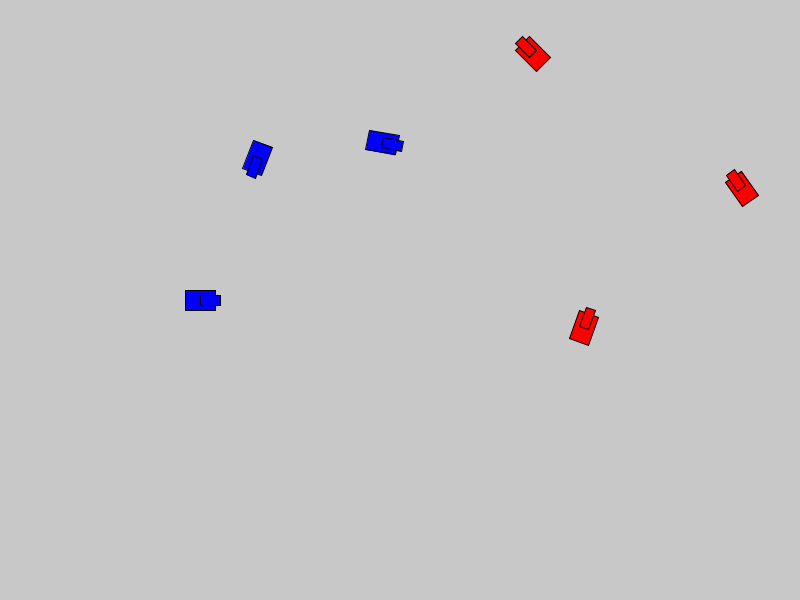
Frame 1 (no input)
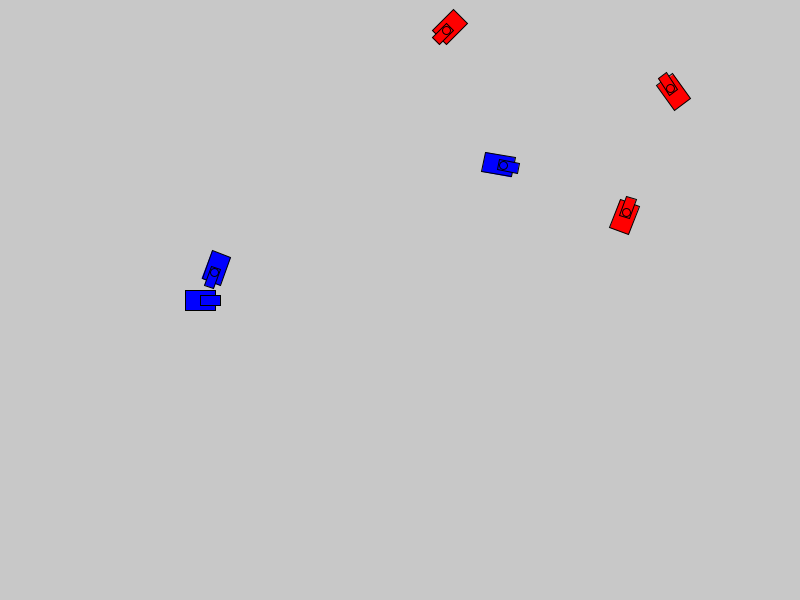
Frame 60 (the mouse pressed at the canvas centre just before this capture)
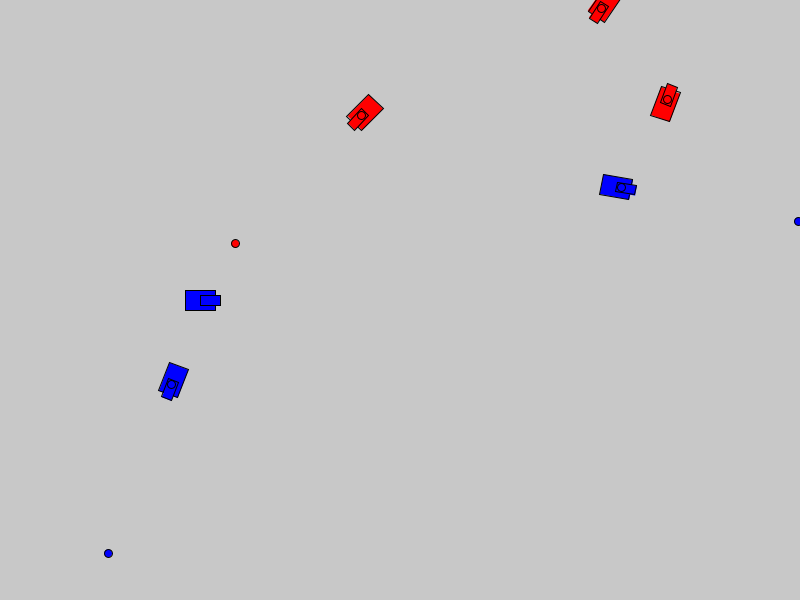
Frame 120 (the mouse held since frame 60 and released just before this capture)

The Processing sketch that drew these frames (run headless with seeded random() and noise(); from frame 60 on, the mouse is pressed at the canvas centre):

// Processing sketch: Game_Perang_Tank
// ── Game_Perang_Tank.pde
ArrayList<Tank> blueTanks;
ArrayList<Tank> redTanks;
ArrayList<Bullet> bullets;
boolean gameOver;
String winner;
PlayerTank playerTank;

void setup() {
  size(800, 600);
  blueTanks = new ArrayList<Tank>();
  redTanks = new ArrayList<Tank>();
  bullets = new ArrayList<Bullet>();
  
  // Inisialisasi tank pemain (biru)
  playerTank = new PlayerTank(width/4, height/2, color(0, 0, 255));
  blueTanks.add(playerTank);
  
  // Inisialisasi tank biru tambahan
  for (int i = 0; i < 2; i++) {
    blueTanks.add(new Tank(random(width/2), random(height), color(0, 0, 255), true));
  }
  
  // Inisialisasi tank merah
  for (int i = 0; i < 3; i++) {
    redTanks.add(new Tank(random(width/2, width), random(height), color(255, 0, 0), false));
  }
  
  gameOver = false;
  winner = "";
}

void draw() {
  background(200);
  
  if (!gameOver) {
    // Update dan tampilkan tank biru
    for (Tank tank : blueTanks) {
      tank.update();
      tank.display();
      if (frameCount % 60 == 0 && tank != playerTank) tank.shoot(); // Tank AI menembak setiap detik
    }
    
    // Update dan tampilkan tank merah
    for (Tank tank : redTanks) {
      tank.update();
      tank.display();
      if (frameCount % 60 == 0) tank.shoot(); // Tembak setiap detik
    }
    
    // Update dan tampilkan peluru
    for (int i = bullets.size() - 1; i >= 0; i--) {
      Bullet bullet = bullets.get(i);
      bullet.update();
      bullet.display();
      
      // Cek tumbukan peluru dengan tank
      if (bullet.isBlue) {
        for (int j = redTanks.size() - 1; j >= 0; j--) {
          if (bullet.hits(redTanks.get(j))) {
            redTanks.remove(j);
            bullets.remove(i);
            break;
          }
        }
      } else {
        for (int j = blueTanks.size() - 1; j >= 0; j--) {
          if (bullet.hits(blueTanks.get(j))) {
            blueTanks.remove(j);
            bullets.remove(i);
            break;
          }
        }
      }
      
      // Hapus peluru jika keluar layar
      if (bullet.isOffscreen()) {
        bullets.remove(i);
      }
    }
    
    // Cek kondisi kemenangan
    if (blueTanks.size() == 0) {
      gameOver = true;
      winner = "Red";
    } else if (redTanks.size() == 0) {
      gameOver = true;
      winner = "Blue";
    }
  } else {
    // Tampilkan layar game over
    textAlign(CENTER, CENTER);
    textSize(32);
    fill(0);
    text(winner + " team wins!\nClick to restart", width/2, height/2);
  }
}

void keyPressed() {
  playerTank.setMove(keyCode, true);
  if (key == ' ') playerTank.shoot();
}

void keyReleased() {
  playerTank.setMove(keyCode, false);
}

void mousePressed() {
  if (gameOver) {
    setup(); // Restart game
  }
}

class Tank {
  PVector pos, vel;
  color c;
  boolean isBlue;
  
  Tank(float x, float y, color c, boolean isBlue) {
    pos = new PVector(x, y);
    vel = PVector.random2D().mult(2);
    this.c = c;
    this.isBlue = isBlue;
  }
  
  void update() {
    pos.add(vel);
    
    // Pantul di tepi layar
    if (pos.x < 0 || pos.x > width) vel.x *= -1;
    if (pos.y < 0 || pos.y > height) vel.y *= -1;
  }
  
  void display() {
    pushMatrix();
    translate(pos.x, pos.y);
    rotate(vel.heading());
    fill(c);
    rect(-15, -10, 30, 20);
    rect(0, -5, 20, 10);
    popMatrix();
  }
  
  void shoot() {
    bullets.add(new Bullet(pos.x, pos.y, vel.heading(), isBlue));
  }
}

class PlayerTank extends Tank {
  boolean isUp, isDown, isLeft, isRight;
  
  PlayerTank(float x, float y, color c) {
    super(x, y, c, true);
  }
  
  void setMove(int k, boolean b) {
    switch (k) {
      case UP:
        isUp = b;
        break;
      case DOWN:
        isDown = b;
        break;
      case LEFT:
        isLeft = b;
        break;
      case RIGHT:
        isRight = b;
        break;
    }
  }
  
  void update() {
    vel.set(0, 0);
    if (isUp) vel.y -= 2;
    if (isDown) vel.y += 2;
    if (isLeft) vel.x -= 2;
    if (isRight) vel.x += 2;
    
    pos.add(vel);
    pos.x = constrain(pos.x, 0, width);
    pos.y = constrain(pos.y, 0, height);
  }
}

class Bullet {
  PVector pos, vel;
  boolean isBlue;
  
  Bullet(float x, float y, float angle, boolean isBlue) {
    pos = new PVector(x, y);
    vel = PVector.fromAngle(angle).mult(5);
    this.isBlue = isBlue;
  }
  
  void update() {
    pos.add(vel);
  }
  
  void display() {
    fill(isBlue ? color(0, 0, 255) : color(255, 0, 0));
    ellipse(pos.x, pos.y, 8, 8);
  }
  
  boolean hits(Tank tank) {
    return pos.dist(tank.pos) < 20;
  }
  
  boolean isOffscreen() {
    return pos.x < 0 || pos.x > width || pos.y < 0 || pos.y > height;
  }
}
